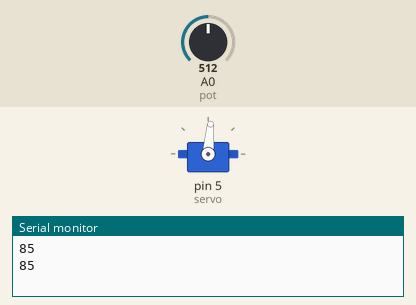
Simulated run of this sketch. Board: Arduino Uno, built with avr-gcc and run on an emulated ATmega328P. Parts: servo, the last lines printed to the serial monitor. Inputs (shaded band) come from the test bench; at power-on: A0 (pot) = 512.

Above: at 2.8 s.
2.9 s: A0 (pot) set to 716
At 6.8 s:
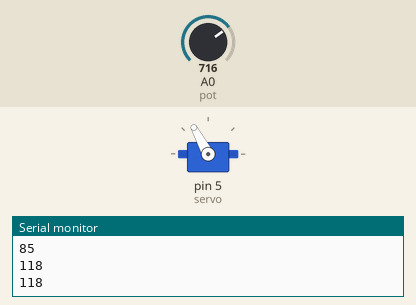
7.5 s: A0 (pot) set to 900
At 11.1 s:
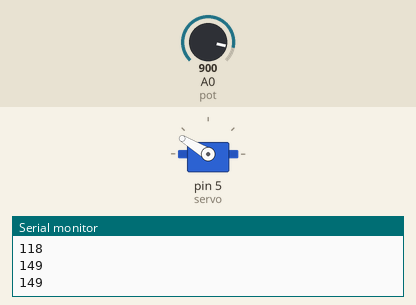
11.5 s: A0 (pot) set to 1023
At 15.2 s:
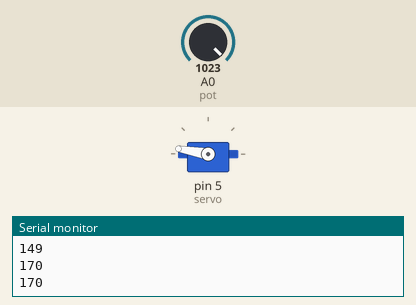
15.5 s: A0 (pot) set to 306
At 18.4 s:
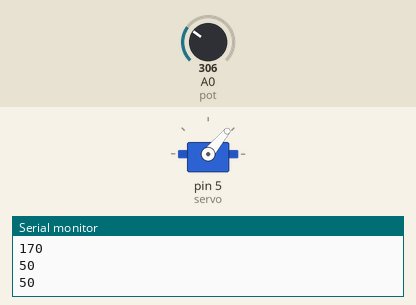
19.5 s: A0 (pot) set to 122
At 22.7 s:
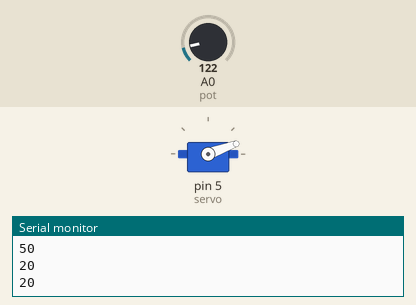
23.5 s: A0 (pot) set to 0
At 27.0 s:
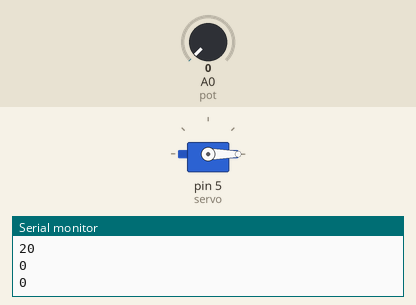
Timing chart, 0 to 28.5 s (numbered marks = the images above; inputs shaded):
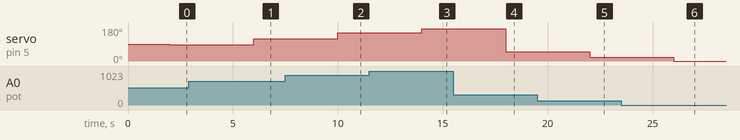

Measured:
- after the input at 2.9 s, servo on pin 5 (servo): 85° → 118° after 3.1 s
- after the input at 7.5 s, servo on pin 5 (servo): 118° → 149° after 2.5 s
- after the input at 11.5 s, servo on pin 5 (servo): 149° → 170° after 2.5 s
- after the input at 15.5 s, servo on pin 5 (servo): 170° → 50° after 2.5 s
- after the input at 19.5 s, servo on pin 5 (servo): 50° → 20° after 2.5 s
- after the input at 23.5 s, servo on pin 5 (servo): 20° → 0° after 2.5 s

The sketch:

Servo_pot.ino
```cpp
#include <Servo.h>

#define pot A0


Servo servo;
int val;

void setup() {
 Serial.begin(9600);
 servo.attach(5);


}

void loop() {

  val=analogRead(pot);
  val=map(val,0,1023,0,170);
  Serial.println(val);
  delay(2000);

  servo.write(val);


}
```
